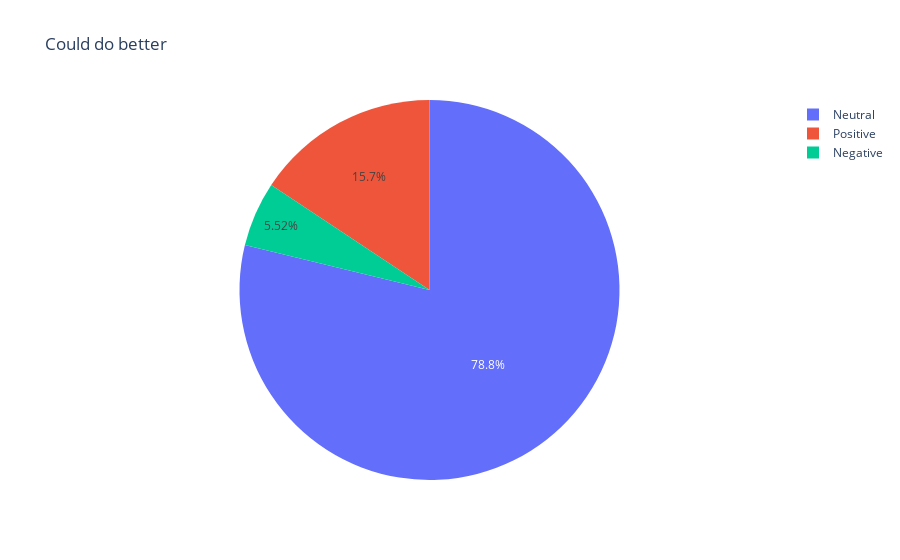

The notebook cell this image was saved under:
### Code cell
sentiment_analysis(dataframe["Q3_What could org DO BETTER"], "Could do better")

### Figure 1 — Plotly figure (JSON) as saved in the notebook; plotly's stock layout.template omitted (floating-point values rounded to 4 significant figures)
{"data": [{"labels": ["Negative", "Positive", "Neutral"], "type": "pie", "values": [3673.0, 10420.0, 52410.0]}], "layout": {"title": {"text": "Could do better"}}}
